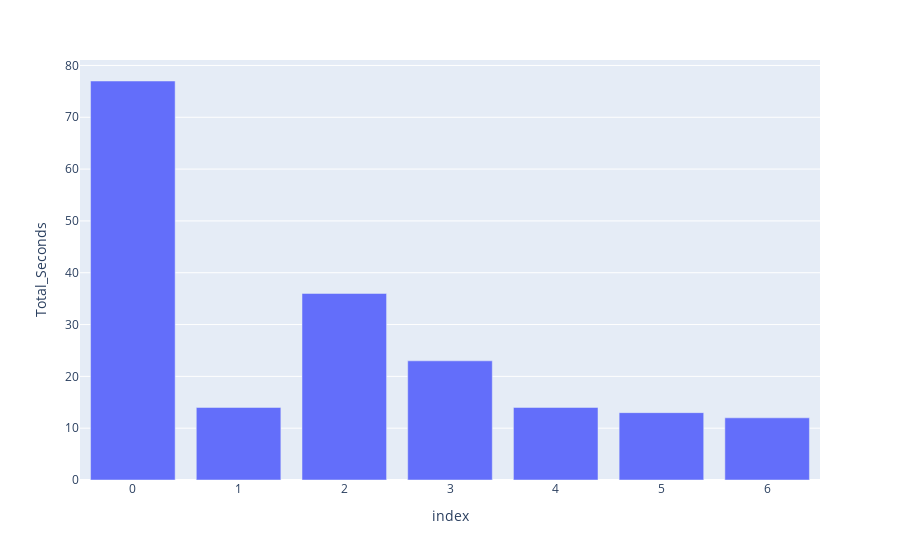

Notebook cell for this chart:
### Code cell
px.bar(total_data_dataframe,y='Total_Seconds').show()

### Figure 1 — Plotly figure (JSON) as saved in the notebook; plotly's stock layout.template omitted (floating-point values rounded to 4 significant figures)
{"data": [{"alignmentgroup": "True", "hovertemplate": "index=%{x}<br>Total_Seconds=%{y}<extra></extra>", "legendgroup": "", "marker": {"color": "#636efa", "pattern": {"shape": ""}}, "name": "", "offsetgroup": "", "orientation": "v", "showlegend": false, "textposition": "auto", "type": "bar", "x": [0, 1, 2, 3, 4, 5, 6], "xaxis": "x", "y": [77, 14, 36, 23, 14, 13, 12], "yaxis": "y"}], "layout": {"barmode": "relative", "legend": {"tracegroupgap": 0}, "margin": {"t": 60}, "xaxis": {"anchor": "y", "domain": [0, 1], "title": {"text": "index"}}, "yaxis": {"anchor": "x", "domain": [0, 1], "title": {"text": "Total_Seconds"}}}}
